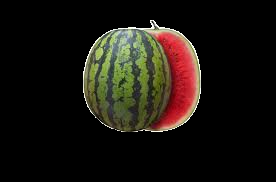
//> input picture OpenCVProject/OpenCVTest/images/watermelon_cut.png, 276 x 182 px
$ ./FruitShoot   (built with g++ and OpenCV 4)
//> lines starting //> are read from the running program, lines starting //| are printed output that depends on the picture; after the words box and inside, x2 and y2 are one past the last pixel; in counts of white or black regions, pixels touching at a corner belong together
### OpenCVProject/OpenCVTest/FruitProcess.h
#pragma once
#include <opencv2/opencv.hpp>

#define Width 100
#define Height 100

class FruitProcess
{
private:
    int count_score;
    int count_life;
    cv::Mat img_watermelon_cut, img_banana_cut;
    cv::Mat img_click, mask_bomb;
    bool retryFlag;
    bool cancelFlag;
    bool resumeFlag;

    cv::Mat img;

public:
    int random_xpos[5];
    int random_ypos[5];

public:
    FruitProcess();
    cv::Mat getBackground();
    int getScore();
    void getClick();
    int getLife();
    void miunsLife();
    bool getRetryFlag();
    bool getCancelFlag();
	void initParameters();
    void startScreen(double fontscale);
    void gameProcess(cv::Mat img_wrotated, cv::Mat img_brotated, cv::Mat rotatedMask_wm, cv::Mat rotatedMask_bm, cv::Point location_level, int speed, int level);
    void btnDraw(cv::Mat img);
    void gameClear(int font, double fontscale, std::string mystr_score, cv::Point location_text);
    void gameLose(int font, double fontscale, std::string mystr_score, cv::Point location_text);
    static void mouse_callback(int event, int x, int y, int flag, void* userdata);
};

### OpenCVProject/OpenCVTest/FruitProcess.cpp
#include <opencv2/opencv.hpp>
#include "FruitProcess.h"
#include <algorithm>
#include <string.h>


FruitProcess::FruitProcess()
{
    count_score = 0;
	count_life = 3;

    retryFlag = false;
    cancelFlag = false;
    resumeFlag = false;

    img = cv::Mat(570, 600, CV_8UC3, cv::Scalar::all(0));

	std::memset(random_xpos, 0, sizeof(random_xpos));
    std::memset(random_ypos, 0, sizeof(random_ypos));

    img_watermelon_cut = cv::imread("images\\watermelon_cut.png");
//> img_watermelon_cut is the input picture: 182 rows x 276 cols, CV_8UC3; mean B, G, R 15, 21, 25.8
    img_banana_cut = cv::imread("images\\banana_cut.png");
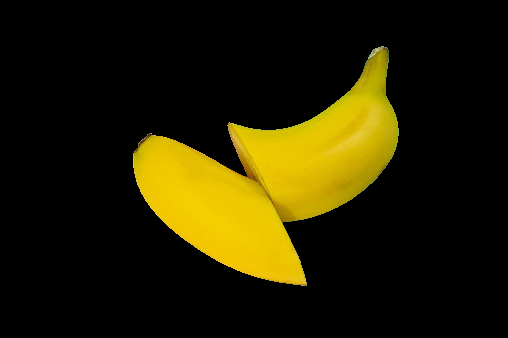
//> input picture OpenCVProject/OpenCVTest/images/banana_cut.png, 508 x 338 px
//> img_banana_cut is the input picture: 338 rows x 508 cols, CV_8UC3; mean B, G, R 0.9, 31.2, 36.7
    img_click = cv::imread("images\\bomb.png", cv::IMREAD_UNCHANGED);
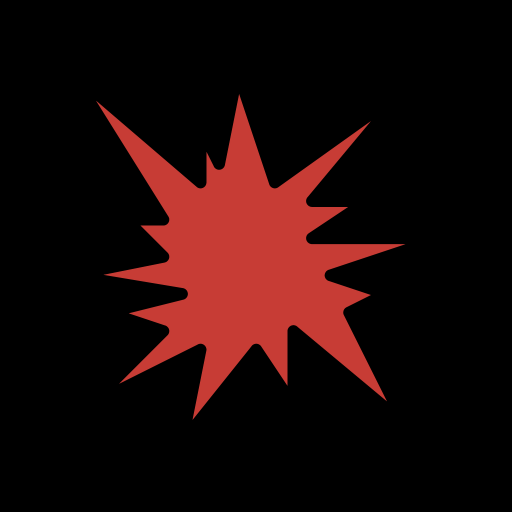
//> input picture OpenCVProject/OpenCVTest/images/bomb.png, 1024 x 1024 px (shown at 1/2 size)
//> img_click is the input picture: 1024 rows x 1024 cols, CV_8UC4; mean B, G, R, A 7.8, 8.8, 29.2, 67

    cv::resize(img_watermelon_cut, img_watermelon_cut, cv::Size(Width, Height));
//> img_watermelon_cut: 100 rows x 100 cols, CV_8UC3
    cv::resize(img_banana_cut, img_banana_cut, cv::Size(Width, Height));
//> img_banana_cut: 100 rows x 100 cols, CV_8UC3
    cv::resize(img_click, img_click, cv::Size(50, 50));
//> img_click: 50 rows x 50 cols, CV_8UC4

    std::vector<cv::Mat> channels_bomb;

    cv::split(img_click, channels_bomb);
    mask_bomb = channels_bomb[3];

    cv::cvtColor(img_click, img_click, cv::COLOR_BGRA2BGR);
//> img_click: 50 rows x 50 cols, CV_8UC3
}

// [21 lines left out: functions initParameters, getRetryFlag, getCancelFlag, not called in this run]

cv::Mat FruitProcess::getBackground()
{
    return img;
}

// [4 lines left out: function miunsLife, not called in this run]

int FruitProcess::getScore()
{
    return count_score;
}

int FruitProcess::getLife()
{
    return count_life;
}

// [6 lines left out: function getClick, not called in this run]

void FruitProcess::startScreen(double fontscale)
{
    cv::Mat img_start = cv::imread("images\\start.png");
    cv::resize(img_start, img_start, cv::Size(img.cols, img.rows));
    cv::cvtColor(img_start, img_start, cv::COLOR_BGR2GRAY);
    cv::threshold(img_start, img_start, 200, 255, cv::THRESH_BINARY_INV);
    cv::putText(img_start, "Press on your key", cv::Point(170, 260), 5, fontscale, cv::Scalar::all(255));

    while (1)
    {
        int key = cv::waitKey(0);
        imshow("image", img_start);

        if (key != -1)
            break;
    }
}
void FruitProcess::gameProcess(cv::Mat img_wrotated, cv::Mat img_brotated, cv::Mat rotatedMask_wm, cv::Mat rotatedMask_bm, cv::Point location_level, int speed, int level)
{
    cv::RNG rng(cv::getTickCount());

    for (int i = 0; i < 5; i++)
    {
        int xpos_speed = rng.uniform(2, speed); //랜덤으로 스피드
        int ypos_speed = rng.uniform(2, speed);

        random_xpos[i] += xpos_speed; // 스피드를 랜덤 배열에 저장하면서 누적
        random_ypos[i] += ypos_speed;

        //cols는 열의 개수=width, rows는 행의 개수=height
        int xpos_result = std::clamp(random_xpos[i] + Width, 0, img.cols); //x좌표 + 이미지 너비가 최대 좌표를 넘어갈 시 0~img.cols 사이로 제한
        int ypos_result = std::clamp(random_ypos[i] + Height, 0, img.rows); //y좌표 + 이미지 높이가 최대 좌표를 넘어갈 시 0~img.rows 사이로 제한

        if (xpos_result == img.cols || ypos_result == img.rows) //x좌표 + 이미지 너비가 최대 좌표를 넘어갈 시
        {
            random_xpos[i] = 0; // 좌표 0으로 초기화
            random_ypos[i] = 0;
            miunsLife(); // 목숨 깍임
        }

        if (i % 2 == 0)
        {
            img_wrotated.copyTo(img(cv::Rect(random_xpos[i], Height * i, Width, Height)), rotatedMask_wm); //누적된 x좌표 및 y좌표에 수박 이미지 출력(마스크된 부분만 적용)
            img_wrotated.copyTo(img(cv::Rect(Width * i, random_ypos[i], Width, Height)), rotatedMask_wm);
        }
        else
        {
            img_brotated.copyTo(img(cv::Rect(random_xpos[i], Height * i, Width, Height)), rotatedMask_bm); //누적된 x좌표 및 y좌표에 바나나 이미지 출력(마스크된 부분만 적용)
            img_brotated.copyTo(img(cv::Rect(Width * i, random_ypos[i], Width, Height)), rotatedMask_bm);
        }
    }
    cv::putText(img, "Level:"+ std::to_string(level), location_level, 5, 2, cv::Scalar(255, 255, 0));

}

// [110 lines left out: functions btnDraw, gameClear, gameLose, mouse_callback, not called in this run]

### OpenCVProject/OpenCVTest/FruitShoot.cpp
#include <iostream>
#include <opencv2/opencv.hpp>
#include "FruitProcess.h"
#include <string.h>
#include <algorithm>

#define EASY 300
#define CLEAR 600

int main()
{
    int rotate = 0;
    int xpos_speed = 0;
    int ypos_speed = 0;

    int font = cv::FONT_HERSHEY_SIMPLEX;
    double fontscale = 1.3;

    std::string mystr_score;
    std::string mystr_life;

    FruitProcess* fruit_pro = new FruitProcess();

    cv::Mat img = fruit_pro->getBackground(); //3채널

    cv::Point location_text = cv::Point(img.rows - 180, 30);
    cv::Point location_life(img.rows - 180, 60); //찬스 텍스트 위치
    cv::Point location_level(0, 40); //레벨 위치

    //4(BGRA) 채널 이미지 읽기
    cv::Mat img_watermelon = cv::imread("images\\watermelon.png", cv::IMREAD_UNCHANGED);
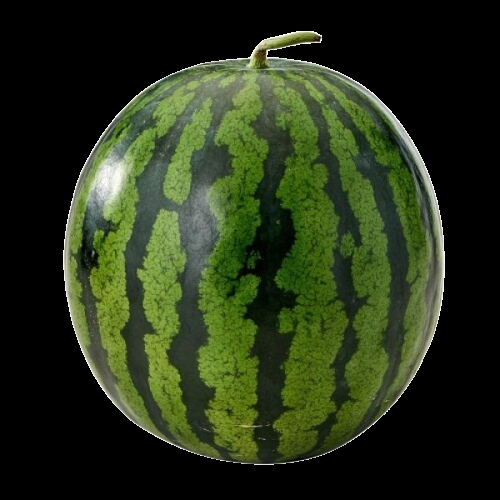
//> input picture OpenCVProject/OpenCVTest/images/watermelon.png, 500 x 500 px
//> img_watermelon is the input picture: 500 rows x 500 cols, CV_8UC4; mean B, G, R, A 25.1, 50.2, 39.5, 126
    cv::Mat img_banana = cv::imread("images\\banana.png", cv::IMREAD_UNCHANGED);
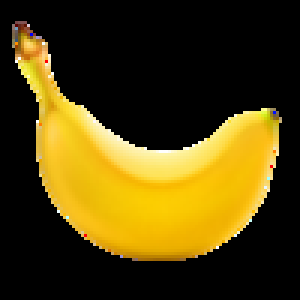
//> input picture OpenCVProject/OpenCVTest/images/banana.png, 100 x 100 px (shown 3 times larger)
//> img_banana is the input picture: 100 rows x 100 cols, CV_8UC4; mean B, G, R, A 13.3, 63.8, 78.9, 70

    cv::resize(img_watermelon, img_watermelon, cv::Size(Width, Height));
//> img_watermelon: 100 rows x 100 cols, CV_8UC4
    cv::resize(img_banana, img_banana, cv::Size(Width, Height));

    std::vector<cv::Mat> channels_wm, channels_bm;
    cv::split(img_watermelon, channels_wm);
    cv::split(img_banana, channels_bm);

    //Alpha(투명도) 채널을 마스크로 사용
	cv::Mat mask_wm = channels_wm[3];
    cv::Mat mask_bm = channels_bm[3];

	cv::Mat img_wm, img_ba, img_wrotated, img_brotated;

    //4채널을 3채널로 변환
	cv::cvtColor(img_watermelon, img_wm, cv::COLOR_BGRA2BGR);
    cv::cvtColor(img_banana, img_ba, cv::COLOR_BGRA2BGR);

    fruit_pro->startScreen(fontscale);
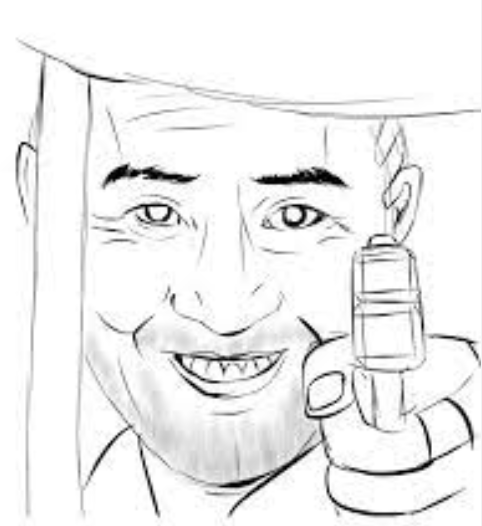
//> input picture OpenCVProject/OpenCVTest/images/start.png, 482 x 526 px
//> in startScreen, img_start is the input picture: 526 rows x 482 cols, CV_8UC3; mean B, G, R 238.6, 238.6, 238.6
//> in startScreen, `cv::threshold(img_start, img_start, 200, 255, cv::THRESH_BINARY_INV);`: img_start: 570 rows x 600 cols, CV_8UC1; 9.2% white; 146 white regions (77 under 20 px), largest, box (x1, y1, x2, y2) and area: (227, 343, 591, 561) 8055, (437, 238, 530, 374) 2496, (200, 377, 359, 416) 2178
//> in startScreen, `cv::putText(img_start, "Press on your key", cv::Point(170, 260), 5, fo..`:
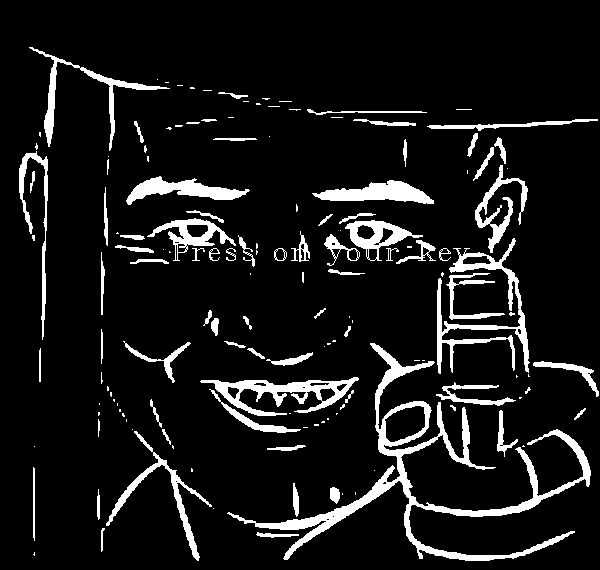
//> img_start: 570 rows x 600 cols, CV_8UC1; 9.4% white; 148 white regions (75 under 20 px), largest, box (x1, y1, x2, y2) and area: (227, 343, 591, 561) 8055, (437, 238, 530, 374) 2538, (200, 377, 359, 416) 2178
//> the Esc key is pressed

    int xpos_result = 0;
    int ypos_result = 0;

    while (1)
    {
        img = cv::Scalar::all(0); //배경 이미지 초기화(이걸 넣어줘야 잔상이 안 남음)

        cv::RNG rng(cv::getTickCount());

        cv::Mat rotatedMask_wm, rotatedMask_ba;

        cv::Mat wm = cv::getRotationMatrix2D(cv::Point(50, 50), -rotate, 1); //수박 이미지 시계방향으로 회전
        cv::Mat ba = cv::getRotationMatrix2D(cv::Point(50, 50), rotate, 1); //바나나 이미지 반시계방향으로 회전

		cv::warpAffine(img_wm, img_wrotated, wm, img_watermelon.size()); // 수박 이미지 회전
		cv::warpAffine(mask_wm, rotatedMask_wm, wm, mask_wm.size()); // 수박 마스크 회전

        cv::warpAffine(img_ba, img_brotated, ba, img_banana.size()); // 바나나 이미지 회전
		cv::warpAffine(mask_bm, rotatedMask_ba, ba, mask_bm.size()); // 바나나 마스크 회전

        if (fruit_pro->getScore() < EASY)
        {
			fruit_pro->gameProcess(img_wrotated, img_brotated, rotatedMask_wm, rotatedMask_ba, location_level, 20, 1);
//> in gameProcess, `cv::putText(img, "Level:"+ std::to_string(level), location_level, 5, 2..`: img: 570 rows x 600 cols, CV_8UC3; mean B, G, R 5.5, 15, 14.6
        }

        if (fruit_pro->getScore() >= EASY)
        {
             fruit_pro->gameProcess(img_wrotated, img_brotated, rotatedMask_wm, rotatedMask_ba, location_level, 30, 2);
        }

        mystr_score = std::to_string(fruit_pro->getScore());
        mystr_life = std::to_string(fruit_pro->getLife());

        if (fruit_pro->getScore() >= CLEAR) // 600점 달성 시
        {
            fruit_pro->gameClear(font, fontscale, mystr_score, location_text);
            cv::setMouseCallback("image", FruitProcess::mouse_callback, fruit_pro);

            if (fruit_pro->getRetryFlag())
            {
                fruit_pro->initParameters();
                continue;
            }
            if (fruit_pro->getCancelFlag())
            {
                fruit_pro->initParameters();
                cv::destroyAllWindows();
                delete fruit_pro;
                break;
            }
            continue; // 마우스 선택 이전엔 이미지 출력 X
        }
        if (fruit_pro->getLife() < 1) // 기회가 1 밑으로 떨어질시
        {
            fruit_pro->gameLose(font, fontscale, mystr_score, location_text);
            cv::setMouseCallback("image", FruitProcess::mouse_callback, fruit_pro);

            if (fruit_pro->getRetryFlag())
            {
				fruit_pro->initParameters();
                continue;
            }
            if (fruit_pro->getCancelFlag())
            {
                fruit_pro->initParameters();
                cv::destroyAllWindows();
                delete fruit_pro;
                break;
            }
			continue; // 마우스 선택 이전엔 이미지 출력 X
        }

        cv::putText(img, "Score:"+ mystr_score, location_text, font, fontscale, cv::Scalar(0, 255, 0)); // text 점수가 몇인지 출력
        cv::putText(img, "Chance:"+ mystr_life, location_life, font, fontscale, cv::Scalar(0, 255, 255)); // 기회 점수가 몇인지 출력

        rotate += 30; // 30만큼 누적해서 회전
        imshow("image", img); // 회전된 이미지들을 다 출력
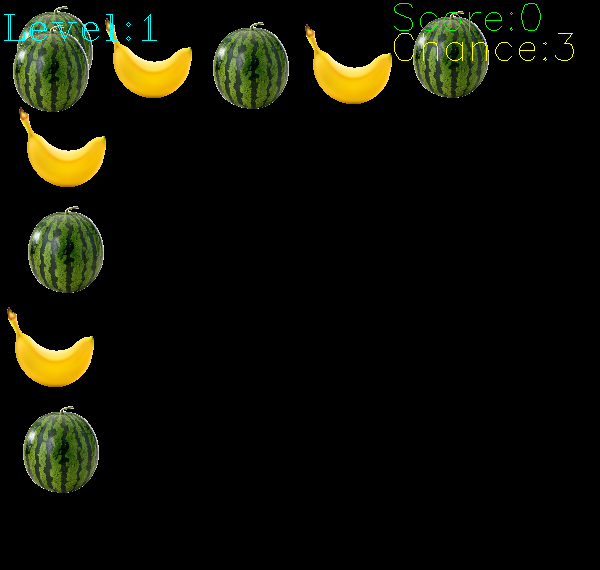
//> window 'image': 570 rows x 600 cols, CV_8UC3; mean B, G, R 5.5, 15.4, 14.9

        cv::setMouseCallback("image", FruitProcess::mouse_callback, fruit_pro);
        cv::waitKey(100); //0.1초마다 시퀀스 동작
    }
}
